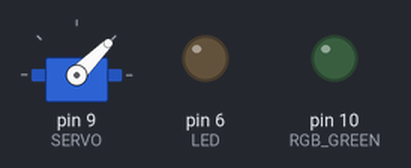
Simulated run of this sketch. Board: Arduino Uno, built with avr-gcc and run on an emulated ATmega328P. On the bench: servo, output pins drawn as LEDs (lit = HIGH).

Above: at 0.05 s.
At 5.2 s:
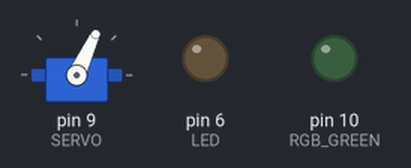
At 5.35 s:
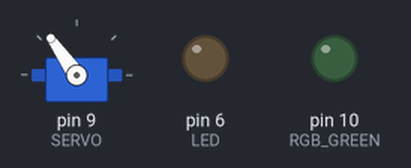
At 10.35 s:
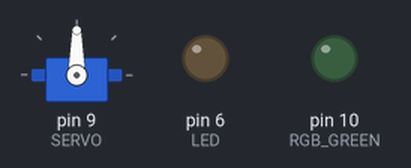
Timing chart, 0 to 13.5 s (numbered marks = the images above):
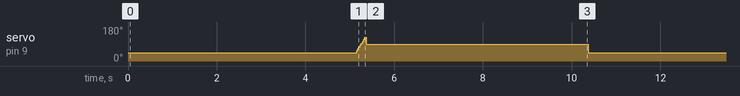

Measured:
- by itself, servo on pin 9 (SERVO): repeats every 10.4 s: 65° 0.03 s, 75° 0.03 s, 85° 0.03 s, 95° 0.03 s, 105° 0.03 s, 115° 0.03 s, 125° 0.03 s, 90° 5.0 s, 45° 5.2 s, 55° 0.03 s

The sketch:

TaskScheduler.ino
```cpp
/*
Released to the public domain
*/

#include <Servo.h>

// Diyode CodeShield Base Script
#define ENCODER_A 14
#define ENCODER_B 15
#define ENCODER_PORT PINC
#define SWITCH 13
#define BUTTON 12
#define RGB_RED 11
#define RGB_GREEN 10
#define RGB_BLUE 9
#define LED 6
#define SERVO 9 //5
#define PIEZO 3
#define RELAY 2
#define POT 2
#define HALL 3
#define THERMISTOR 4
#define PHOTOCELL 5


#define CYCLE1 500U
#define CYCLE2 1000U
#define PULSE 50U
#define PULSEON 3500U
#define PULSEOFF 1000U


// 0.10 sec/60°

unsigned long led1LastMillis = 0;
unsigned long led2LastMillis = 0;
unsigned long pulseLastMillis = 0;
unsigned long pulseOnLastMillis = 0;
unsigned long pulseOffLastMillis = 0;
boolean led1State = false;
boolean led2State = false;
boolean doPulse = false;
int i = 0;
int mod = 10;
unsigned int cycle1 = CYCLE1;
int servoAngle = 0;
int step = 1;
Servo myservo;

void setup()
{
  myservo.attach(SERVO);
//  servoCheck();
  Serial.begin(9600);
  pinMode(RGB_GREEN, OUTPUT);
  pinMode(LED, OUTPUT);
}

void loop()
{
  servoTest();

//  if(cycleCheck(led1LastMillis, cycle1)) {
//    if (++i % mod == 0) {
//      if (cycle1 == PULSE) {
//        cycle1 = CYCLE1;
//        mod=10;
//      } else {
//        cycle1 = PULSE;
//        mod=CYCLE1/PULSE;
//      }
//    }
//    digitalWrite(RGB_GREEN, led1State);
//    led1State = !led1State;
//  }
//
//  if(cycleCheck(led2LastMillis, CYCLE2)) {
//    digitalWrite(LED, led2State);
//    led2State = !led2State;
////  servoScan();
//
//  }
}


boolean cycleCheck(unsigned long& lastMillis, unsigned int cycle)
{
//  Serial.println(cycle);
  unsigned long currentMillis = millis();
//  if(currentMillis - *lastMillis >= cycle) {
  if( currentMillis > (lastMillis + cycle) ) {
    lastMillis = currentMillis;
    return true;
  } else {
    return false;
  }
}

boolean x(unsigned long& time, unsigned int cycle) {
  unsigned long currentTime = millis();
  if (time <= currentTime) {
    time += cycle;
    return true;
  }
  return false;
}

void servoCheck() {
  myservo.write(0);
  delay(5000);
  myservo.write(90);
  delay(5000);
  myservo.write(180);
  delay(5000);
  myservo.write(90);
  delay(5000);
//  myservo.detach();
}

void servoSweep() {
  if (servoAngle == 45) { step = 1; }
  if (servoAngle == 135){ step = -1;}
  servoAngle+=step;
  myservo.write(servoAngle);
}

void servoScan() {
  int DELAY=400;
  myservo.write(45);
  delay(DELAY);
  for (int angle = 45; angle < 135; angle++){
    myservo.write(angle);
    delay(5);
  }
  myservo.write(90);
  delay(DELAY);
}


void servoTest2(){
  // power pro: 0.165 msec/60° ==> 2.75 msec / degree
  // hitec: 5 msec / degree
  int scanAngle = 90;
  int scanTime = 2.75*scanAngle;
  myservo.write(scanAngle/2);
  delay((scanAngle/2)*2.75);
  myservo.write((scanAngle/2) + scanAngle);
  delay(scanTime);
  myservo.write(90);
  delay(3000);
}

void servoTest(){
  // power pro: 0.165 msec/60° ==> 2.75 msec / degree
  // hitec: 5 msec / degree
  float scanRate = 2.75;
  int scanAngle = 90;
  int scanTime = scanRate*scanAngle;
  myservo.write(scanAngle/2);
  delay((scanAngle/2)*2.75);
  delay(5000);
  for (int angle = scanAngle/2; angle < (scanAngle/2) + scanAngle; angle +=10) {
    myservo.write(angle);
    delay(scanRate*10);
  }
//  delay(5000);
   myservo.write(90);
  delay(5000);
}
```
